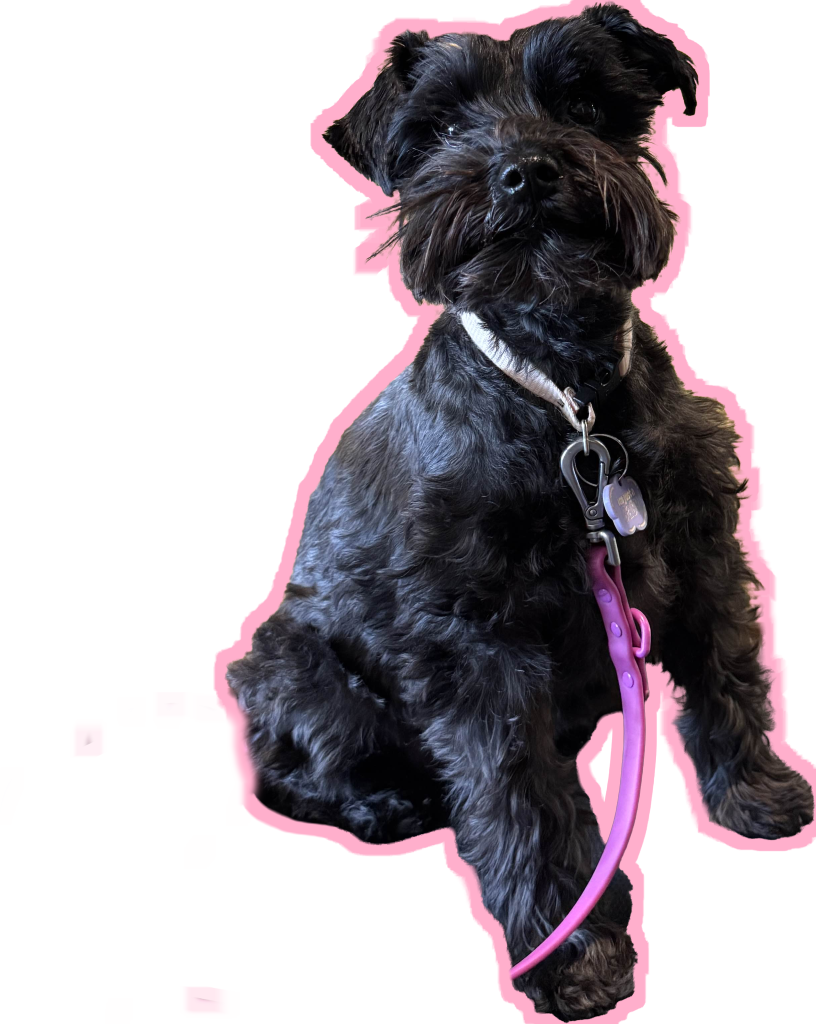
#> input picture images/belleEdit01.png, 2446 x 3071 px (shown at 1/3 size)
$ python add_outline.py images/belleEdit01.png
#> lines starting #> are read from the running program, lines starting #| are printed output that depends on the picture
"""
add_outline.py — Add outlines to subjects in transparent PNGs

Usage:
    # Single file
    python add_outline.py input.png
    python add_outline.py input.png --color "#FF0000" --size 4 --trim

    # Whole directory — outputs to {dir}/{timestamp}-outline/
    python add_outline.py ./assets/
    python add_outline.py ./assets/ --color "#FFFFFF" --size 6 --trim

Options:
    --color          Outline color as hex (default: #000000 / black)
    --size           Outline thickness in display pixels (default: 3)
    --trim           Crop transparent padding before outlining
    --display-width  CSS display width in px used to scale --size to source
                     resolution (default: 600). Set to 0 to use raw pixels.
"""

import argparse
import sys
from datetime import datetime
from pathlib import Path
from PIL import Image, ImageFilter


def trim_alpha(img: Image.Image) -> Image.Image:
    bbox = img.split()[3].getbbox()
    return img.crop(bbox) if bbox else img


def add_outline(image_path: Path, output_path: Path, color: str = "#000000", size: int = 3, trim: bool = False, display_width: int = 600) -> None:
#> called with color = '#000000', size = 3, trim = False, display_width = 600
    img = Image.open(image_path).convert("RGBA")
#> img is the input picture: PIL image 2446x3071 RGBA; mean R, G, B, A 174.7, 124.6, 146, 115.1
    if trim:
        img = trim_alpha(img)

    # Scale outline thickness from display pixels to source pixels
    if display_width > 0:
        size = max(1, round(size * img.width / display_width))

    # Extract the alpha (transparency) channel
    alpha = img.split()[3]
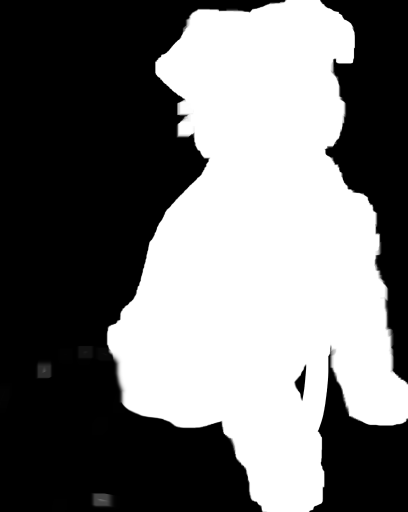
#> alpha: PIL image 2446x3071 L (shown at 1/6 size); min 0, max 255, mean 115.1

    # Grow the alpha channel outward to create the outline shape
    outline_alpha = alpha
    for _ in range(size):
        outline_alpha = outline_alpha.filter(ImageFilter.MaxFilter(3))
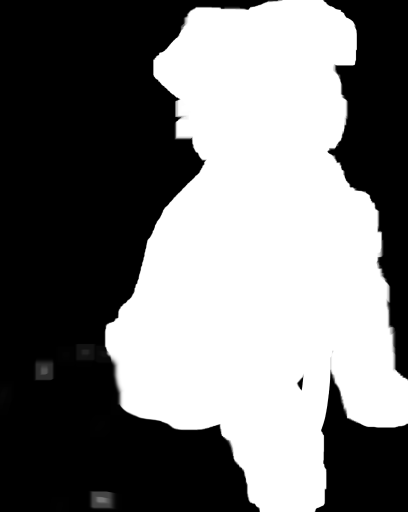
#> outline_alpha: PIL image 2446x3071 L (shown at 1/6 size); min 0, max 255, mean 120

    # Parse the hex color
    hex_color = color.lstrip("#")
    r, g, b = tuple(int(hex_color[i:i+2], 16) for i in (0, 2, 4))

    # Create a solid-color image the same size, using the grown alpha as its mask
    outline_layer = Image.new("RGBA", img.size, (r, g, b, 255))
    outline_layer.putalpha(outline_alpha)
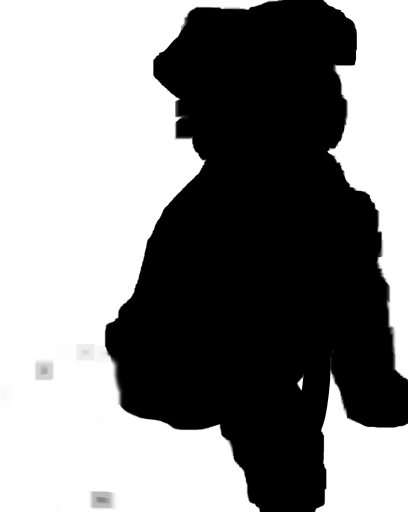
#> outline_layer: PIL image 2446x3071 RGBA (shown at 1/6 size); mean R, G, B, A 0, 0, 0, 120; transparent parts drawn white

    # Paste the original image on top of the outline layer
    result = Image.alpha_composite(outline_layer, img)
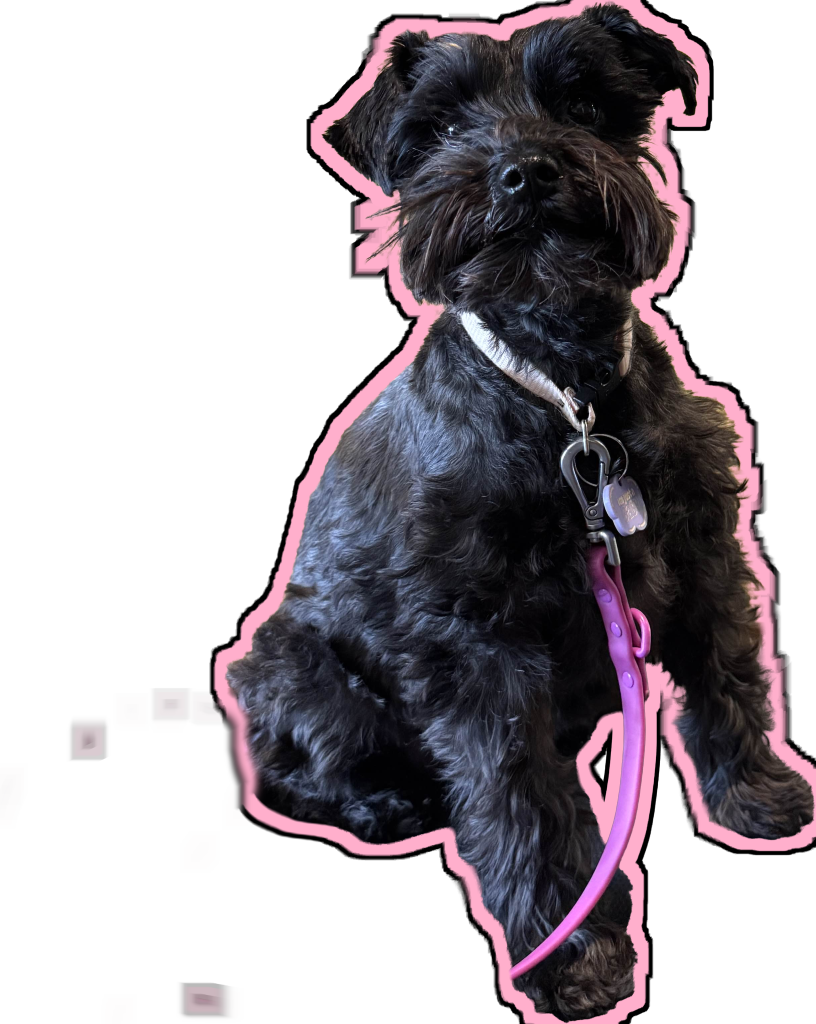
#> result: PIL image 2446x3071 RGBA (shown at 1/3 size); mean R, G, B, A 35.8, 29.2, 34.9, 120.2; transparent parts drawn white

    result.save(output_path, "PNG")
    print(f"  ✓ {output_path.name}")


def process_single(input_path: Path, color: str, size: int, trim: bool, display_width: int) -> None:
    output_path = input_path.parent / f"{input_path.stem}_outlined{input_path.suffix}"
    add_outline(input_path, output_path, color=color, size=size, trim=trim, display_width=display_width)


# [15 lines left out: function process_directory, not called in this run]


if __name__ == "__main__":
    parser = argparse.ArgumentParser(description="Add an outline to transparent PNG(s)")
    parser.add_argument("input", help="Path to a PNG file or a directory of PNGs")
    parser.add_argument("--color", default="#000000", help='Outline color as hex, e.g. "#FF5733"')
    parser.add_argument("--size", type=int, default=3, help="Outline thickness in display pixels (scaled to source resolution)")
    parser.add_argument("--trim", action="store_true", help="Crop transparent padding before outlining")
    parser.add_argument("--display-width", type=int, default=600, dest="display_width",
                        help="CSS display width in px used to scale --size (default: 600). Use 0 for raw pixels.")

    args = parser.parse_args()
    target = Path(args.input)

    if target.is_dir():
        process_directory(target, color=args.color, size=args.size, trim=args.trim, display_width=args.display_width)
    elif target.is_file():
        process_single(target, color=args.color, size=args.size, trim=args.trim, display_width=args.display_width)
    else:
        print(f"Error: '{target}' is not a valid file or directory.")
        sys.exit(1)

$ run again, on images/belleEdit05.png
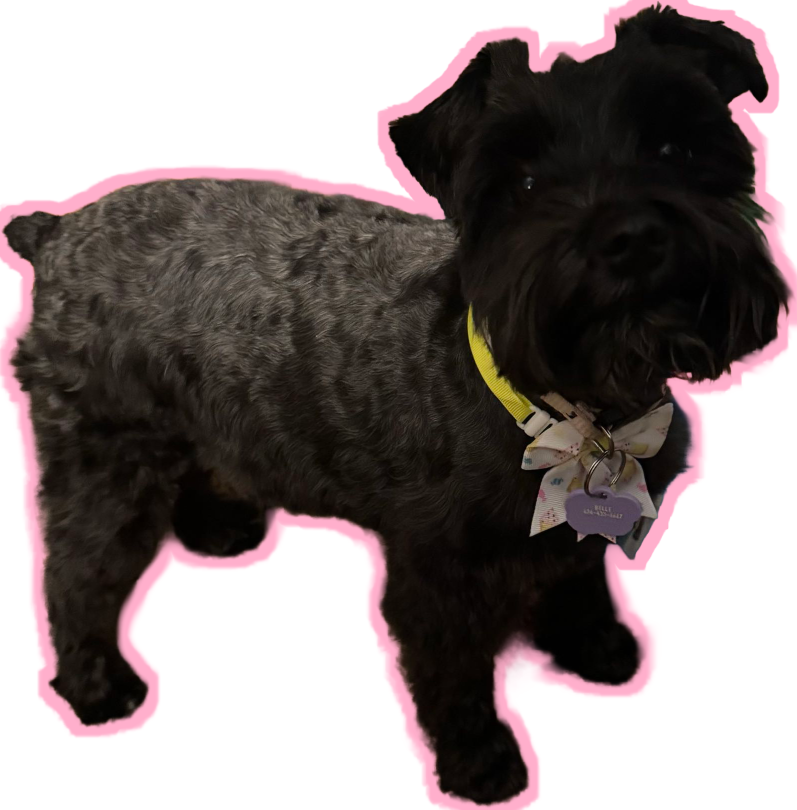
#> input picture images/belleEdit05.png, 1594 x 1619 px (shown at 1/2 size)
#> in add_outline, img is the input picture: PIL image 1594x1619 RGBA; mean R, G, B, A 137, 97.2, 107.8, 155.6
#> after the loop in add_outline, `for _ in range(size):`:
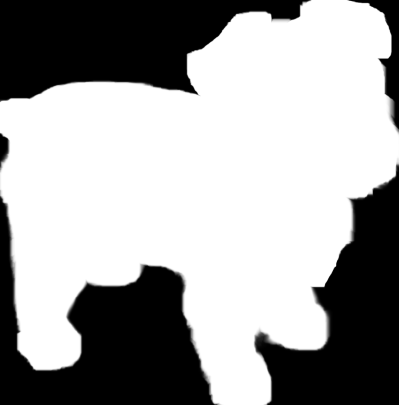
#> outline_alpha: PIL image 1594x1619 L (shown at 1/4 size); min 0, max 255, mean 161.8
#> in add_outline, `result = Image.alpha_composite(outline_layer, img)`:
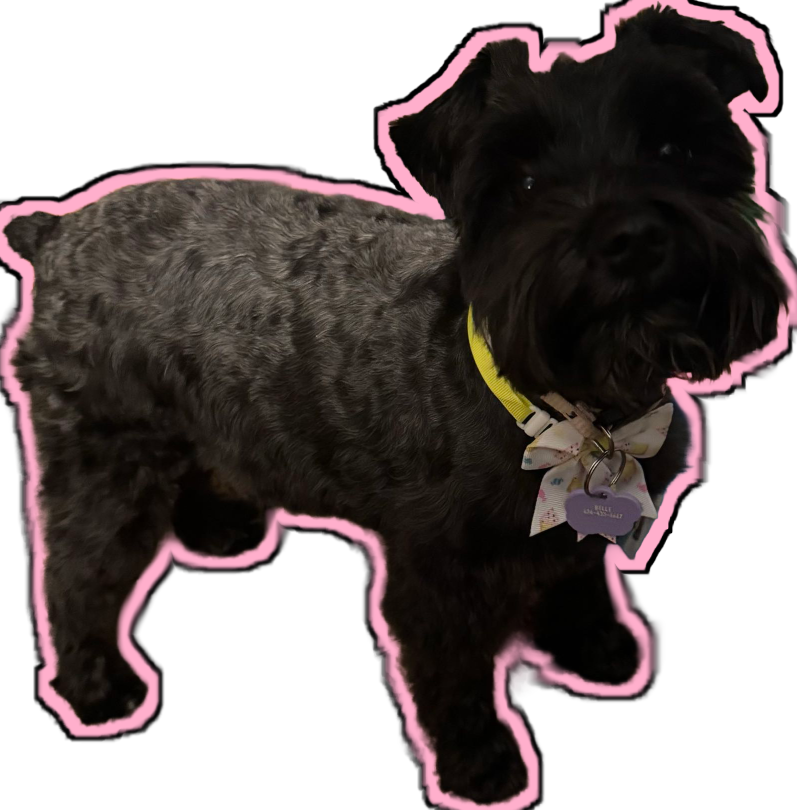
#> result: PIL image 1594x1619 RGBA (shown at 1/2 size); mean R, G, B, A 37.8, 29.1, 28.4, 161.9; transparent parts drawn white
